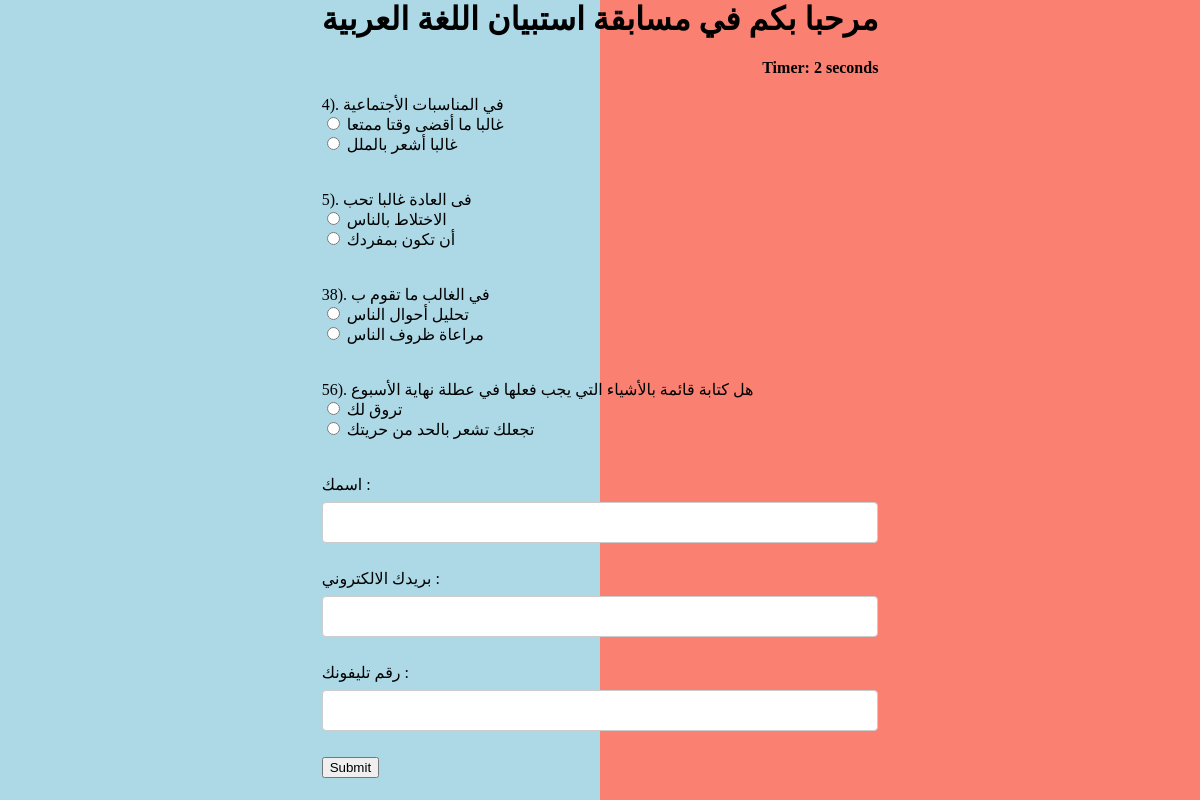
/survey_arabic, run on the app's committed database.
### survery_app/models.py (models this page shows)
class question(models.Model):
    id = models.AutoField(primary_key=True)
    group_مجموعة = models.CharField(max_length=256, choices=[('Affinity', 'Affinity'), ('Collection of information' , 'Collection of information'), ('Make decision', 'Make decision') , ('Time spending' , 'Time spending') ])
    rank_النقاط = models.BigIntegerField()
    question_english_سؤال_الانجليزي = models.CharField(max_length=500)
    question_arabic_سؤال_عربي = models.CharField(max_length=500)
    title_of_answer_choice_one_عنوان_الإجابة_الأول= models.CharField(max_length=256, choices=[('Extrovert', 'Extrovert'), ('Sensing' , 'Sensing'), ('Thinking', 'Thinking') , ('Judging' , 'Judging') ])
    asnwer_choice_one_english_الإجابة_الأولى_انجليزي = models.CharField(max_length=500)
    asnwer_choice_one_arabic_الإجابة_الأولى_عربى = models.CharField(max_length=500)
    title_of_answer_choice_two_عنوان_الإجابة_الثاني = models.CharField(max_length=256, choices=[('Introvert', 'Introvert'), ('Intuition' , 'Intuition'), ('Feeling', 'Feeling') , ('Perceiving' , 'Perceiving') ])
    asnwer_choice_two_english_الإجابة_الثاني_انجليزي = models.CharField(max_length=500)
    asnwer_choice_two_arabic_الإجابة_الثاني_عربى = models.CharField(max_length=500)

### survery_app/views.py (the view)
# urls.py: path('survey_arabic', views.survey_arabic, name='survey_arabic'),
def survey_arabic(request):
    if request.method == 'POST':
        questions=question.objects.all()
        if request.POST.get("user_name") == "":
          return render(request, "name_and_email.html")
        if request.POST.get("user_email") == "":
          return render(request, "name_and_email.html")
        user_name = request.POST.get("user_name")
        user_email = request.POST.get("user_email")
        user_phone = request.POST.get("user_phone")
        affinity_1 = 0
        affinity_2 = 0
        collection_1 = 0
        collection_2 = 0
        make_1 = 0
        make_2 = 0
        time_1 = 0
        time_2 = 0
        affinity_1_heading = ""
        affinity_2_heading = ""
        collection_1_heading = ""
        collection_2_heading = ""
        make_1_heading = ""
        make_2_heading = ""
        time_1_heading = ""
        time_2_heading = ""
        for q in questions:
            if   request.POST.get(q.question_arabic_سؤال_عربي) == 'option1':
              if q.group_مجموعة == 'Affinity':
                affinity_1 = affinity_1 + q.rank_النقاط
                affinity_1_heading = q.title_of_answer_choice_one_عنوان_الإجابة_الأول
              if q.group_مجموعة == 'Collection of information':
                collection_1 = collection_1 + q.rank_النقاط
                collection_1_heading = q.title_of_answer_choice_one_عنوان_الإجابة_الأول
              if q.group_مجموعة == 'Make decision':
                make_1 = make_1 + q.rank_النقاط
                make_1_heading = q.title_of_answer_choice_one_عنوان_الإجابة_الأول
              if q.group_مجموعة == 'Time spending':
                time_1 = time_1 + q.rank_النقاط
                time_1_heading = q.title_of_answer_choice_one_عنوان_الإجابة_الأول
            if   request.POST.get(q.question_arabic_سؤال_عربي) == 'option2':
              if q.group_مجموعة == 'Affinity':
                affinity_2 = affinity_2 + q.rank_النقاط
                affinity_2_heading = q.title_of_answer_choice_two_عنوان_الإجابة_الثاني
              if q.group_مجموعة == 'Collection of information':
                collection_2 = collection_2 + q.rank_النقاط
                collection_2_heading = q.title_of_answer_choice_two_عنوان_الإجابة_الثاني
              if q.group_مجموعة == 'Make decision':
                make_2 = make_2 + q.rank_النقاط
                make_2_heading = q.title_of_answer_choice_two_عنوان_الإجابة_الثاني
              if q.group_مجموعة == 'Time spending':
                time_2 = time_2 + q.rank_النقاط
                time_2_heading = q.title_of_answer_choice_two_عنوان_الإجابة_الثاني
            if   request.POST.get(q.question_arabic_سؤال_عربي) == None:
              return render(request,'incomplete_survey.html')
        affinity_result = ""
        if affinity_1 > affinity_2:
          affinity_result = affinity_1_heading
        else:
          affinity_result = affinity_2_heading
        collection_result = ""
        if collection_1 > collection_2:
          collection_result = collection_1_heading
        else:
          collection_result = collection_2_heading
        make_result = ""
        if make_1 > make_2:
          make_result = make_1_heading
        else:
          make_result = make_2_heading
        time_result = ""
        if time_1 > time_2:
          time_result = time_1_heading
        else:
          time_result = time_2_heading
        if affinity_result == affinity_1_heading and collection_result == collection_1_heading and make_result == make_1_heading and time_result == time_1_heading :
              pdf_answer_case = 1
        elif affinity_result == affinity_1_heading and collection_result == collection_1_heading and make_result == make_1_heading and time_result == time_2_heading :
              pdf_answer_case = 2
        elif affinity_result == affinity_1_heading and collection_result == collection_1_heading and make_result == make_2_heading and time_result == time_1_heading :
          pdf_answer_case = 3
        elif affinity_result == affinity_1_heading and collection_result == collection_1_heading and make_result == make_2_heading and time_result == time_2_heading :
          pdf_answer_case = 4
        elif affinity_result == affinity_1_heading and collection_result == collection_2_heading and make_result == make_1_heading and time_result == time_1_heading :
          pdf_answer_case = 5
        elif affinity_result == affinity_1_heading and collection_result == collection_2_heading and make_result == make_1_heading and time_result == time_2_heading :
          pdf_answer_case = 6
        elif affinity_result == affinity_1_heading and collection_result == collection_2_heading and make_result == make_2_heading and time_result == time_1_heading :
          pdf_answer_case = 7
        elif affinity_result == affinity_1_heading and collection_result == collection_2_heading and make_result == make_2_heading and time_result == time_2_heading :
          pdf_answer_case = 8
        elif affinity_result == affinity_2_heading and collection_result == collection_1_heading and make_result == make_1_heading and time_result == time_1_heading :
          pdf_answer_case = 9
        elif affinity_result == affinity_2_heading and collection_result == collection_1_heading and make_result == make_1_heading and time_result == time_2_heading :
          pdf_answer_case = 10
        elif affinity_result == affinity_2_heading and collection_result == collection_1_heading and make_result == make_2_heading and time_result == time_1_heading :
          pdf_answer_case = 11
        elif affinity_result == affinity_2_heading and collection_result == collection_1_heading and make_result == make_2_heading and time_result == time_2_heading :
          pdf_answer_case = 12
        elif affinity_result == affinity_2_heading and collection_result == collection_2_heading and make_result == make_1_heading and time_result == time_1_heading :
          pdf_answer_case = 13
        elif affinity_result == affinity_2_heading and collection_result == collection_2_heading and make_result == make_1_heading and time_result == time_2_heading :
          pdf_answer_case = 14
        elif affinity_result == affinity_2_heading and collection_result == collection_2_heading and make_result == make_2_heading and time_result == time_1_heading :
          pdf_answer_case = 15
        elif affinity_result == affinity_2_heading and collection_result == collection_2_heading and make_result == make_2_heading and time_result == time_2_heading :
          pdf_answer_case = 16
        r = result(
          time = request.POST.get('timer'),
          affinity_1 = affinity_1,
          affinity_2 = affinity_2,
          affinity_result= affinity_result,
          collection_1 = collection_1,
          collection_2 = collection_2,
          collection_result = collection_result,
          make_1 = make_1,
          make_2 = make_2,
          make_result = make_result,
          time_1 = time_1,
          time_2 = time_2,
          time_result = time_result,
          pdf_answer_case = pdf_answer_case,
          user_name = request.POST.get("user_name"),
          user_email = request.POST.get("user_email"),
          user_phone = request.POST.get("user_phone")
          )
        r.save()
        r_id = r.id
        context = {
          'affinity_result': affinity_result ,
          'collection_result': collection_result ,
          'make_result': make_result,
          'time_result': time_result,
          'user_email': user_email,
          'user_phone': user_phone,
          'id' : r_id
        }
        return redirect('arabic_confirmation')
    else:
        questions=question.objects.all()
        context = {
            'questions':questions
        }
        return render(request,'survey_arabic.html',context)

### survery_app/templates/survey_arabic.html (shortened to what this page needs)
{% load static %}
<div class="container ">
<h1> مرحبا بكم في مسابقة استبيان اللغة العربية </h1>
<link rel="stylesheet" href="{% static 'base.css' %}">
<body>
<div align="right " id="displaytimer"><b>Timer: 0 seconds</b></div>
 <form method='post' action=''">
    {% for q  in questions%}
    <br>
    <div class="form-group">
        {{q.id}}).    {{q.question_arabic_سؤال_عربي}}
    </div>
    <div class="form-check">
        <div class="form-check">
            <input class="form-check-input" type="radio" name="{{q.question_arabic_سؤال_عربي}}" id="gridRadios1" value="option1">
                {{q.asnwer_choice_one_arabic_الإجابة_الأولى_عربى}}
                <br>
            <input class="form-check-input" type="radio" name="{{q.question_arabic_سؤال_عربي}}" id="gridRadios2" value="option2">
                {{q.asnwer_choice_two_arabic_الإجابة_الثاني_عربى}}
        </div>
        <br>
    </div>
    {% endfor %}
    <br>
    <label for="your_name"> اسمك : </label>
    <input id="user_name" type="text" name="user_name">
    <br>
    <br>
    <label for="user_email"> بريدك الالكتروني : </label>
    <input id="user_email" type="text" name="user_email">
    <br>
    <br>
    <label for="user_phone"> رقم تليفونك : </label>
    <input id="user_phone" type="text" name="user_phone">
    <br>
    <br>
    <button type="submit" class="btn btn-primary">Submit</button>
  </form>
</div>
</body>

### survery_app/static/base.css (style rules this page uses)
body { max-width: max-content; margin: auto; background: linear-gradient(to left, salmon 50%, lightblue 50%) right; }
input[type=text], select { width: 100%; padding: 12px 20px; margin: 8px 0; display: inline-block; border: 1px solid #ccc; border-radius: 4px; box-sizing: border-box; }

### data on the page
question: id "4", question_arabic_سؤال_عربي "في المناسبات الأجتماعية", asnwer_choice_one_arabic_الإجابة_الأولى_عربى "غالبا ما أقضى وقتا ممتعا", asnwer_choice_two_arabic_الإجابة_الثاني_عربى "غالبا أشعر بالملل"
question: id "5", question_arabic_سؤال_عربي "فى العادة غالبا تحب", asnwer_choice_one_arabic_الإجابة_الأولى_عربى "الاختلاط بالناس", asnwer_choice_two_arabic_الإجابة_الثاني_عربى "أن تكون بمفردك"
question: id "38", question_arabic_سؤال_عربي "في الغالب ما تقوم ب", asnwer_choice_one_arabic_الإجابة_الأولى_عربى "تحليل أحوال الناس", asnwer_choice_two_arabic_الإجابة_الثاني_عربى "مراعاة ظروف الناس"
question: id "56", question_arabic_سؤال_عربي "هل كتابة قائمة بالأشياء التي يجب فعلها في عطلة نهاية الأسبوع", asnwer_choice_one_arabic_الإجابة_الأولى_عربى "تروق لك", asnwer_choice_two_arabic_الإجابة_الثاني_عربى "تجعلك تشعر بالحد من حريتك"
